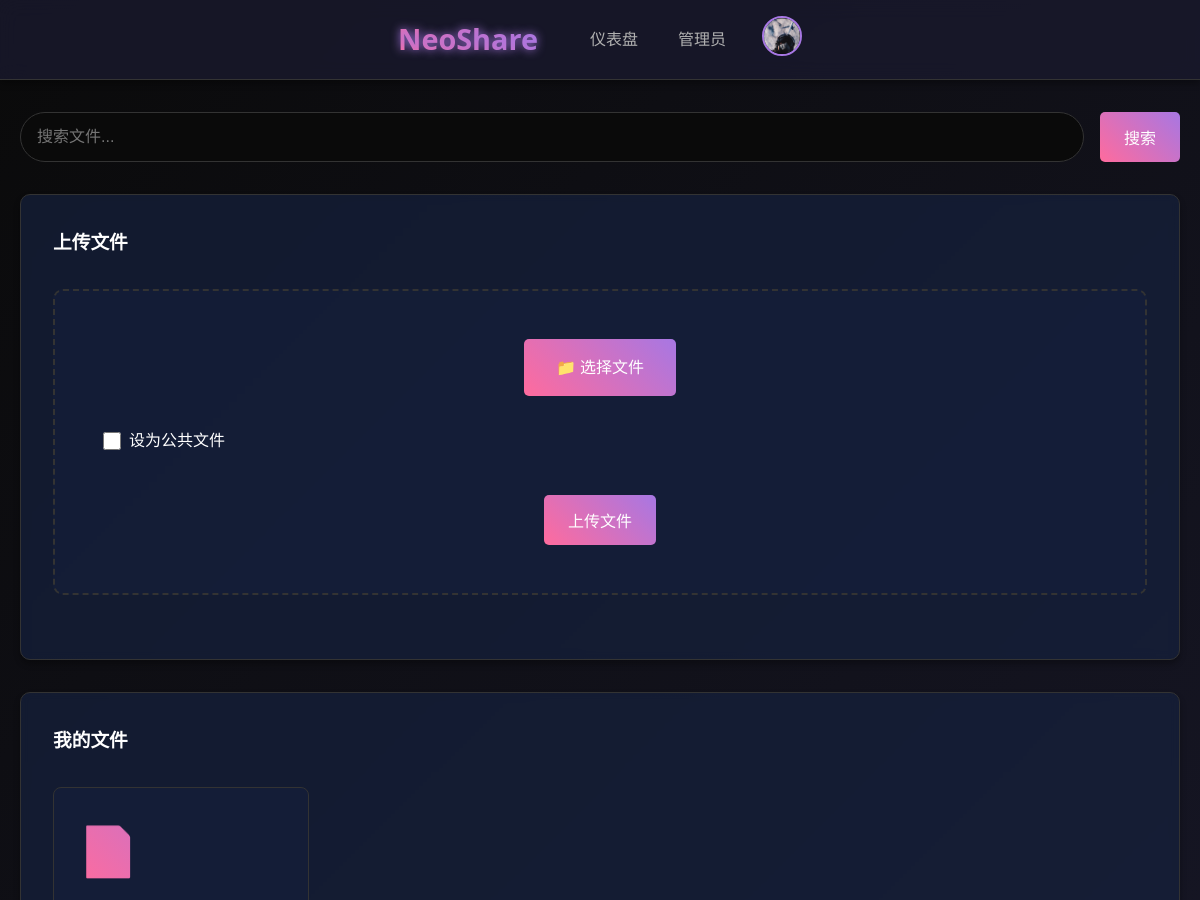
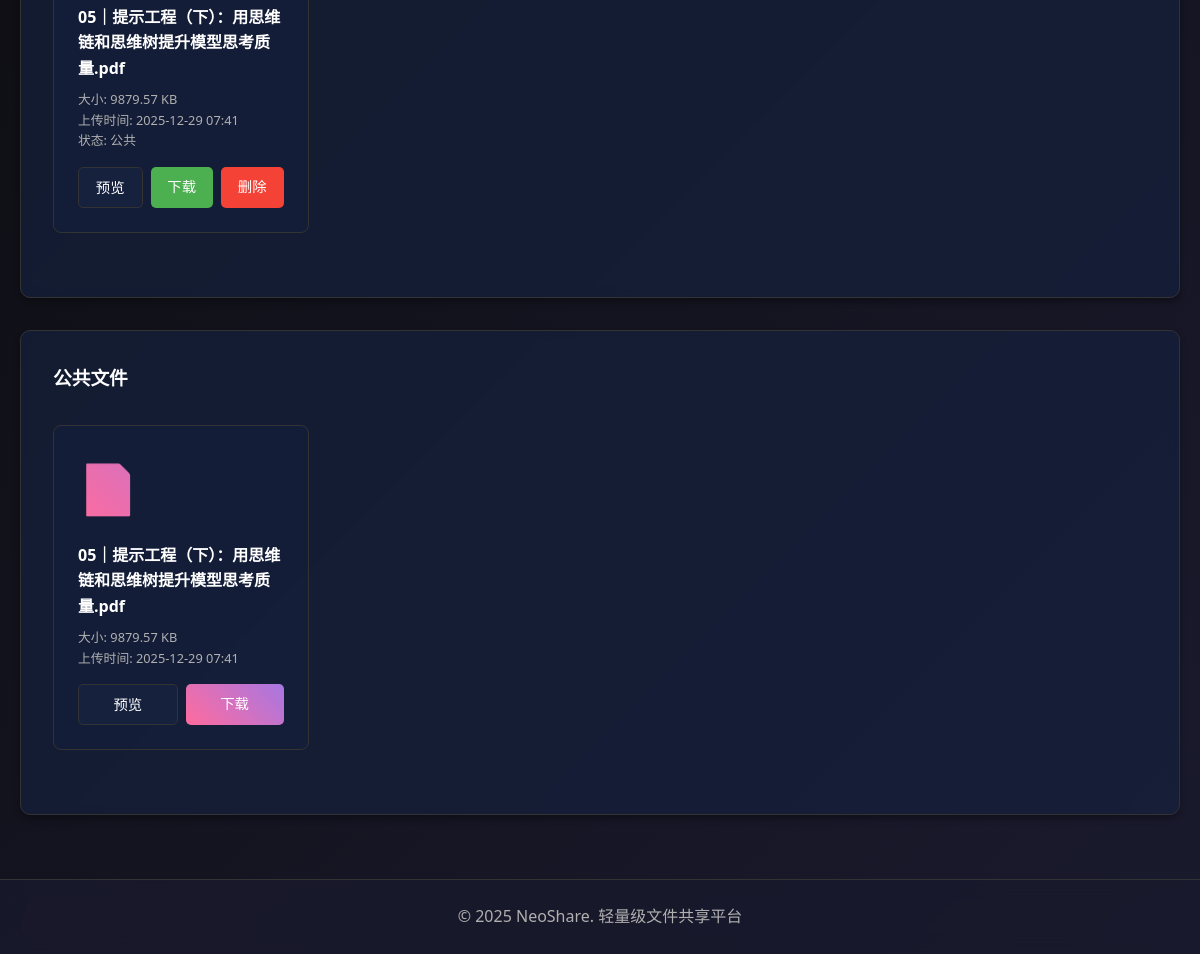
Page /dashboard (signed in) on the earlier database version (2 pictures, top to bottom).
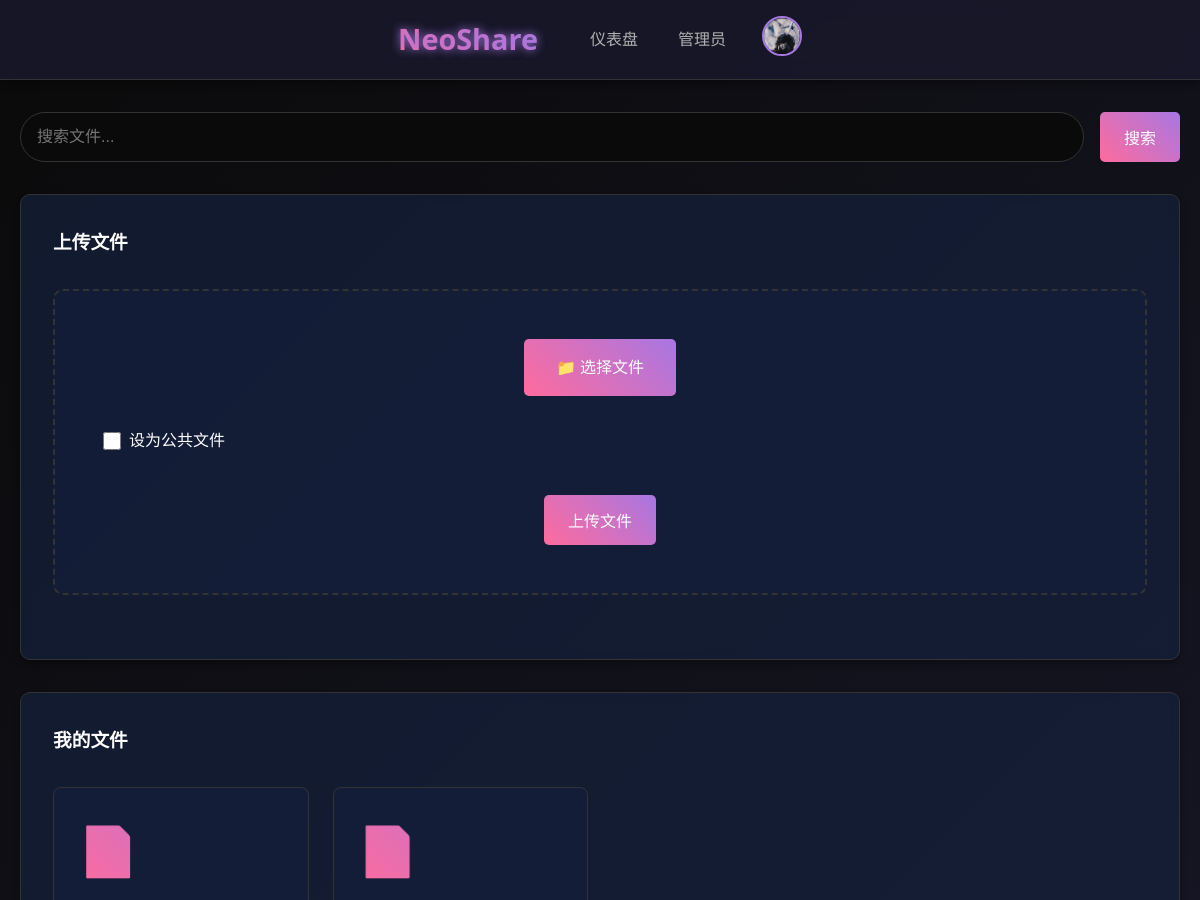
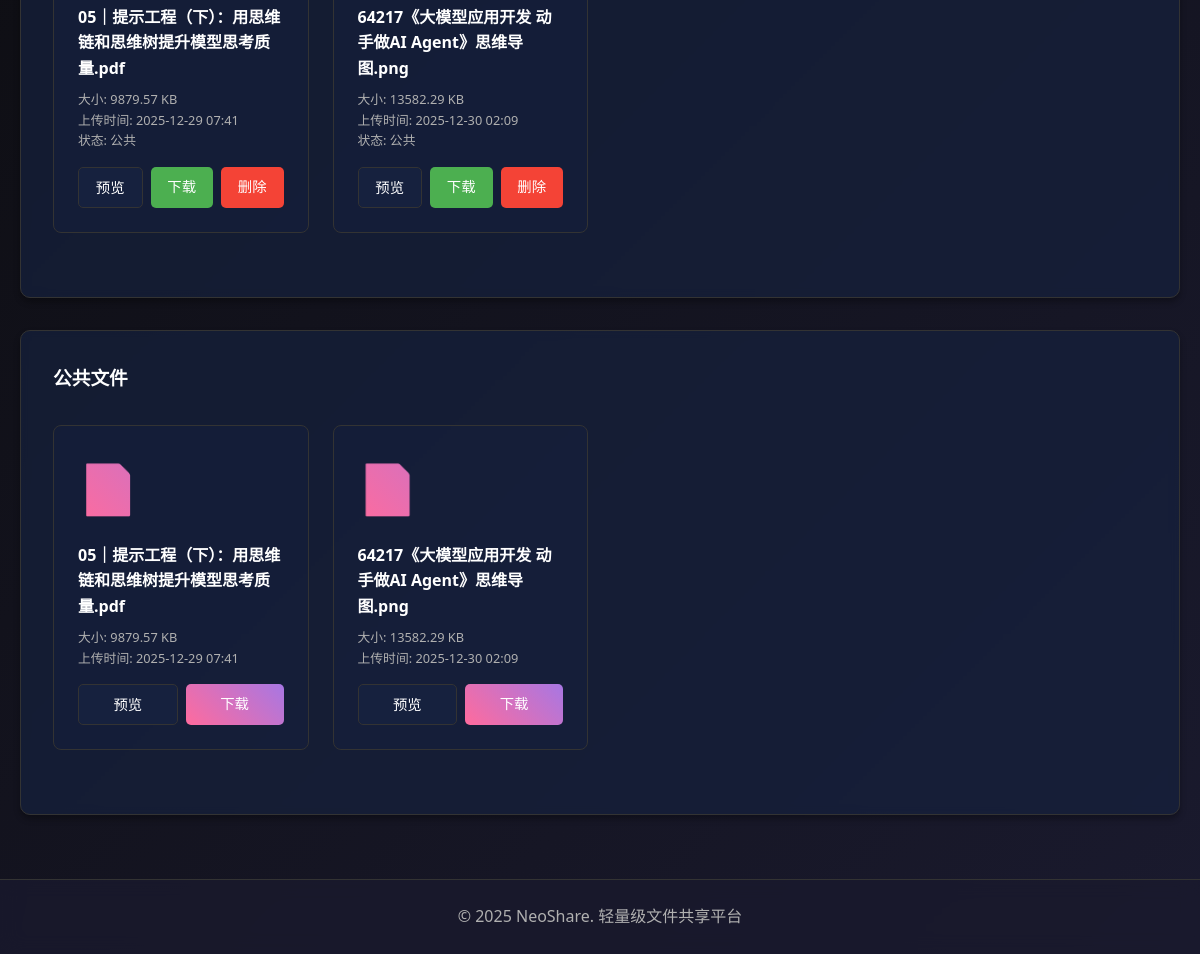
Same page on the later database version (2 pictures, top to bottom).
### new_app.py (models this page shows)
class User(UserMixin, db.Model):
    id = db.Column(db.Integer, primary_key=True)
    username = db.Column(db.String(80), unique=True, nullable=False)
    email = db.Column(db.String(120), unique=True, nullable=False)
    password = db.Column(db.String(200), nullable=False)
    nickname = db.Column(db.String(80), default='')
    avatar = db.Column(db.String(200), default='default.jpg')
    is_admin = db.Column(db.Boolean, default=False)
    is_banned = db.Column(db.Boolean, default=False)
    created_at = db.Column(db.DateTime, default=datetime.utcnow)
    files = db.relationship('File', backref='owner', lazy=True)

class File(db.Model):
    id = db.Column(db.Integer, primary_key=True)
    filename = db.Column(db.String(200), nullable=False)
    filepath = db.Column(db.String(400), nullable=False)
    owner_id = db.Column(db.Integer, db.ForeignKey('user.id'), nullable=True)
    is_public = db.Column(db.Boolean, default=False)
    created_at = db.Column(db.DateTime, default=datetime.utcnow)
    updated_at = db.Column(db.DateTime, default=datetime.utcnow, onupdate=datetime.utcnow)
    file_size = db.Column(db.Integer, nullable=False)

### new_app.py (the view)
@app.route('/dashboard')
@login_required
def dashboard():
    user_files = File.query.filter_by(owner_id=current_user.id).all()
    public_files = File.query.filter_by(is_public=True).all()
    return render_template('new_dashboard.html', user_files=user_files, public_files=public_files)

### new_app.py (called while the page is built)
@login_manager.user_loader
def load_user(user_id):
    return User.query.get(int(user_id))

### templates/new_dashboard.html (shortened to what this page needs)
{% extends 'new_base.html' %}
{% block content %}
    <div class="search-container">
        <form method="GET" action="{{ url_for('search') }}" style="width: 100%; display: flex; gap: 1rem;">
            <input type="text" name="q" placeholder="搜索文件..." class="search-input" value="{{ request.args.get('q', '') }}">
            <button type="submit" class="btn btn-primary">搜索</button>
        </form>
    </div>
    <div class="card">
        <h3>上传文件</h3>
        <form method="POST" action="{{ url_for('upload_file') }}" enctype="multipart/form-data" class="upload-form">
            <label for="file-upload" class="upload-label">
                📁 选择文件
            </label>
            <br>
            <div class="checkbox-container">
                <input type="checkbox" id="is-public" name="is_public">
                <label for="is-public">设为公共文件</label>
            </div>
            <br>
            <button type="submit" class="btn btn-primary">上传文件</button>
        </form>
    </div>
    <div class="card">
        <h3>我的文件</h3>
        <div class="file-list">
            {% if user_files %}
                {% for file in user_files %}
                    <div class="file-item">
                        <div class="file-icon">📄</div>
                        <div class="file-name">{{ file.filename }}</div>
                        <div class="file-meta">
                            <p>大小: {{ (file.file_size / 1024)|round(2) }} KB</p>
                            <p>上传时间: {{ file.created_at.strftime('%Y-%m-%d %H:%M') }}</p>
                            <p>状态: {{ '公共' if file.is_public else '私有' }}</p>
                        </div>
                        <div class="file-actions">
                            <a href="{{ url_for('preview_file', file_id=file.id) }}" class="btn btn-secondary">预览</a>
                            {% set ext = file.filename.rsplit('.', 1)[1].lower() if '.' in file.filename else '' %}
                            <a href="{{ url_for('download_file', filename=file.filepath.replace('uploads_new/', '')) }}" class="btn btn-success">下载</a>
                            <a href="{{ url_for('delete_file', file_id=file.id) }}" class="btn btn-danger" onclick="return confirm('确定要删除这个文件吗？')">删除</a>
                        </div>
                    </div>
                {% endfor %}
            {% else %}
                <p style="text-align: center; color: var(--text-secondary); grid-column: 1 / -1;">暂无个人文件</p>
            {% endif %}
        </div>
    </div>
    <div class="card">
        <h3>公共文件</h3>
        <div class="file-list">
            {% if public_files %}
                {% for file in public_files %}
                    <div class="file-item">
                        <div class="file-icon">📄</div>
                        <div class="file-name">{{ file.filename }}</div>
                        <div class="file-meta">
                            <p>大小: {{ (file.file_size / 1024)|round(2) }} KB</p>
                            <p>上传时间: {{ file.created_at.strftime('%Y-%m-%d %H:%M') }}</p>
                        </div>
                        <div class="file-actions">
                            <a href="{{ url_for('preview_file', file_id=file.id) }}" class="btn btn-secondary">预览</a>
                            <a href="{{ url_for('download_file', filename=file.filepath.replace('uploads_new/', '')) }}" class="btn btn-primary">下载</a>
                        </div>
                    </div>
                {% endfor %}
            {% else %}
                <p style="text-align: center; color: var(--text-secondary); grid-column: 1 / -1;">暂无公共文件</p>
            {% endif %}
        </div>
    </div>
{% endblock %}

### templates/new_base.html (shortened to what this page needs)
<!DOCTYPE html>
<html lang="zh-CN">
<head>
    <link rel="stylesheet" href="{{ url_for('static', filename='css/new_style.css') }}">
</head>
<body>
    <div class="grid-container">
        <header class="header">
            <div class="container">
                <div class="header-content">
                    <h1 class="logo">NeoShare</h1>
                    <nav class="nav">
                        {% if current_user.is_authenticated %}
                            <a href="{{ url_for('dashboard') }}">仪表盘</a>
                            {% if current_user.is_admin %}
                                <a href="{{ url_for('admin') }}">管理员</a>
                            {% endif %}
                            <div class="user-dropdown">
                                <button class="dropdown-toggle" aria-expanded="false">
                                    <img src="{{ url_for('static', filename='images/' + current_user.avatar) }}" alt="头像" class="dropdown-avatar">
                                </button>
                            </div>
                        {% else %}
                            <a href="{{ url_for('index') }}">首页</a>
                            <a href="{{ url_for('login') }}">登录</a>
                            <a href="{{ url_for('register') }}">注册</a>
                        {% endif %}
                    </nav>
                </div>
            </div>
        </header>
        <main class="main">
            <div class="container">
                {% block content %}
                {% endblock %}
            </div>
        </main>
        <footer class="footer">
            <div class="container">
                <p>&copy; 2025 NeoShare. 轻量级文件共享平台</p>
            </div>
        </footer>
    </div>
</body>
</html>

Differences in the rows shown:
added File: filename "64217《大模型应用开发 动手做AI Agent》思维导图.png", (file.file_size/1024)|round(2) "13582.29", created_at "2025-12-30 02:09", is_public "公共"
